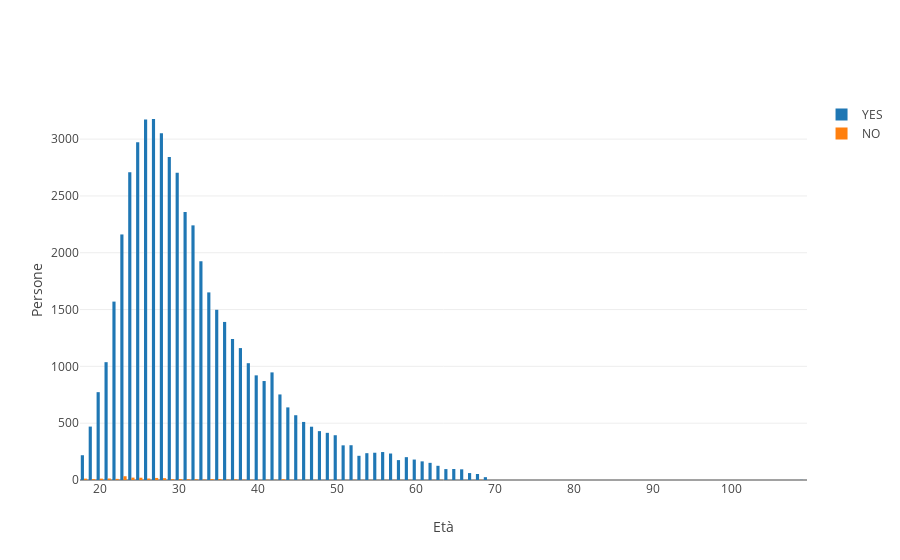

The cell this chart's notebook holds for it:
### Markdown cell above
### 2.2 
Simile al punto 2.1. Disegnare due istogrammi sovrapposti per confrontare la distribuzione dell'età per le varie sottoclassi identificate dalla variabile ``Lavoratore``. Perchè uno degli istogrammi non è ben visibile?

### Code cell
# Solution
print("Uno degli istogrammi non è ben visibile perché il numero di non-lavoratori è nettamente inferiore a quello dei lavoratori")
data = []
for val in set(jobArray):
    p_by_job = dfNew['age'][jobArray == val]
    trace = go.Histogram(x=p_by_job, name=val)
    data.append(trace)

layout = go.Layout(
    barmode='group',
    xaxis=dict(title="Età"),
    yaxis=dict(title="Persone"),
)

fig = go.Figure(data=data, layout=layout)
py.iplot(fig)

### Figure 1 — Plotly figure (JSON) as saved in the notebook; plotly's stock layout.template omitted (floating-point values rounded to 4 significant figures; data arrays with more than 128 entries replaced by an {"elided": "..."} marker saying what was removed)
{"data": [{"name": "YES", "type": "histogram", "uid": "65c4b3fa-d04e-11e8-9819-3052cb2086f3", "x": {"elided": "51475 int values"}}, {"name": "NO", "type": "histogram", "uid": "65c4b59e-d04e-11e8-9819-3052cb2086f3", "x": {"elided": "273 int values"}}], "layout": {"barmode": "group", "xaxis": {"title": "Età"}, "yaxis": {"title": "Persone"}}}
